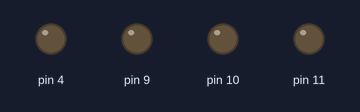
This sketch was run on a simulated Arduino Uno, built with avr-gcc and run on an emulated ATmega328P. Parts: output pins drawn as LEDs (lit = HIGH).

Above: at 0.1 s.
At 0.7 s:
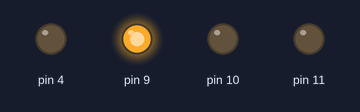
At 1.3 s:
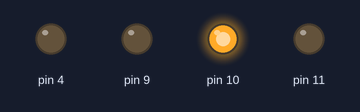
At 2.7 s:
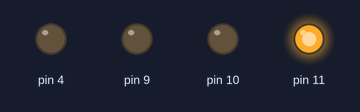
Timing chart, 0 to 3.0 s (numbered marks = the images above):
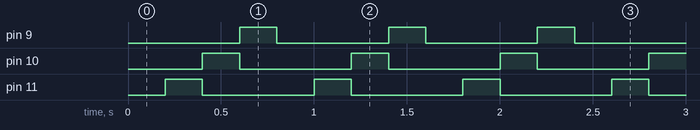

The sketch:

3_led_one_button.ino
```cpp
int y ;
void setup() {
  Serial.begin(9600);
  pinMode(9 ,OUTPUT);
  pinMode(10 ,OUTPUT);
  pinMode(11 ,OUTPUT);
  pinMode(4 ,OUTPUT);
}

void loop() {
  int x = digitalRead(4);

  if(x == 0)
  {
    y++ ;
    delay(200);
  }
  Serial.printIn(y);

  if(y == 1)
  {
    digitalWrite(11, HIGH);
    digitalWrite(10, LOW);
    digitalWrite(9, LOW);
  }
  else if(y == 2)
  {
    digitalWrite(11, LOW);
    digitalWrite(10, HIGH);
    digitalWrite(9, LOW);
  }
  else if(y == 3)
  {
    digitalWrite(11, LOW);
    digitalWrite(10, LOW);
    digitalWrite(9, HIGH);
  }
  else if(y == 4)
  {
    y = 0;
    digitalWrite(11, LOW);
    digitalWrite(10, LOW);
    digitalWrite(9, LOW);
  }
}
```

Measured:
- by itself, pin 9–11: alternates HIGH for 0.20 s and LOW for 0.60 s
- by itself, everything shown: repeats every 0.80 s, in 4 steps
